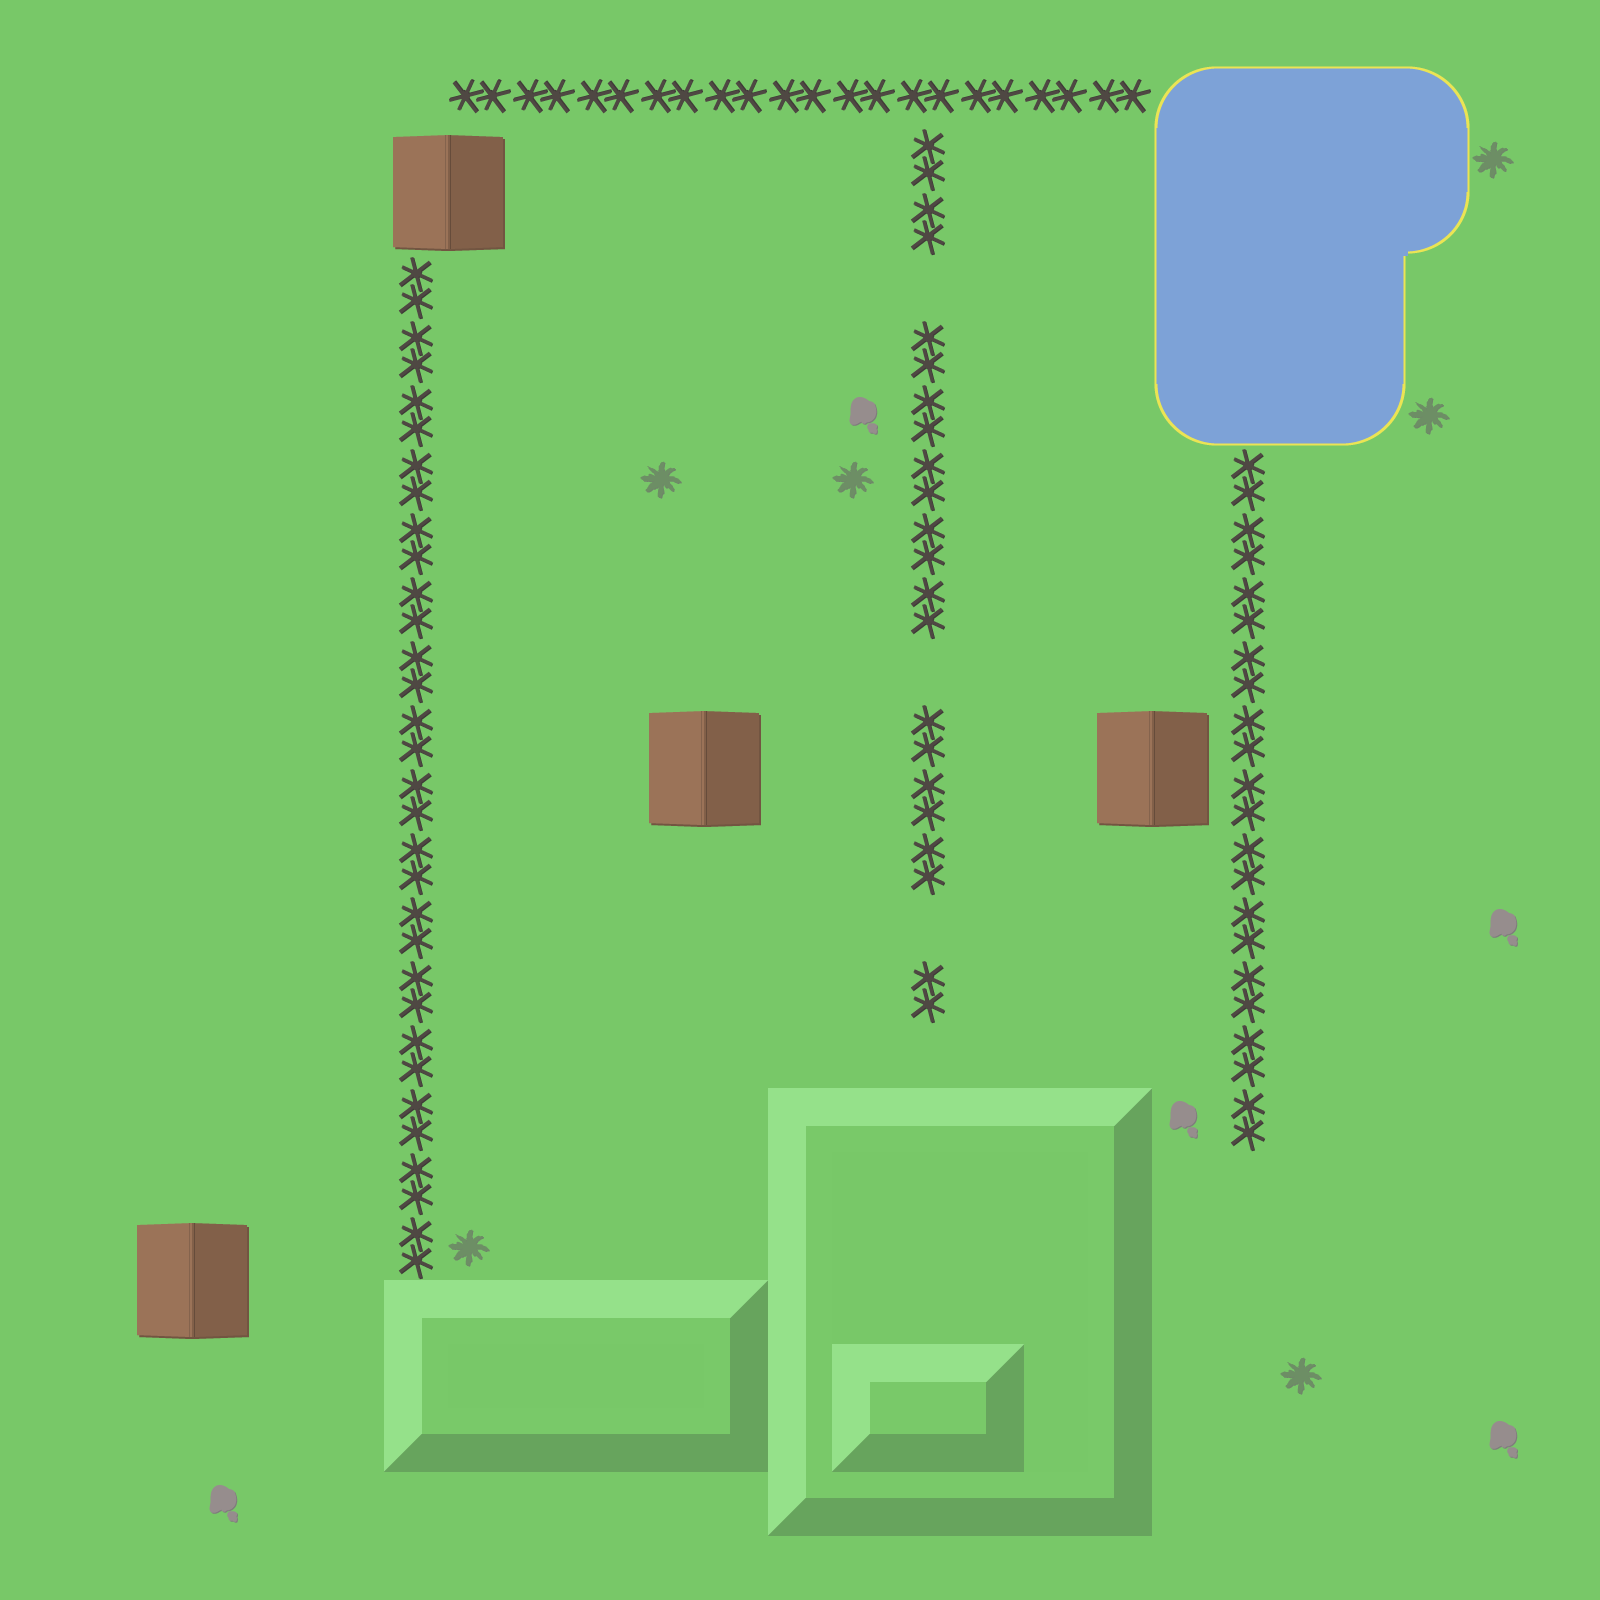

The image is a tile-based game level rendered from a .tmx file. Its description and complete source (layers, tilesets, objects, tile grids) follow:
An orthogonal 25x25 tile map with 64x64 px tiles, 2 tile layers (backgroundLayer, blockedLayer) and 1 object.

<map version="1.0" orientation="orthogonal" renderorder="right-down" width="25" height="25" tilewidth="64" tileheight="64">
 <tileset firstgid="1" name="tiles" tilewidth="64" tileheight="64" spacing="5">
  <image source="../tilemap/tiles.png" width="685" height="340" />
 </tileset>
 <layer name="backgroundLayer" width="25" height="25">
  <data encoding="csv">
1,1,1,1,1,1,1,1,1,1,1,1,1,1,1,1,1,1,1,1,1,1,1,1,1,
1,1,1,1,1,1,1,1,1,1,1,1,1,1,1,1,1,1,1,1,1,1,1,1,1,
1,1,1,1,1,1,1,1,1,1,1,1,1,1,1,1,1,1,1,1,1,1,1,1,1,
1,1,1,1,1,1,1,1,1,1,1,1,1,1,1,1,1,1,1,1,1,1,1,1,1,
1,1,1,1,1,1,1,1,1,1,1,1,1,1,1,1,1,1,1,1,1,1,1,1,1,
1,1,1,1,1,1,1,1,1,1,1,1,1,1,1,1,1,1,1,1,1,1,1,1,1,
1,1,1,1,1,1,1,1,1,1,1,1,1,1,1,1,1,1,1,1,1,1,1,1,1,
1,1,1,1,1,1,1,1,1,1,1,1,1,1,1,1,1,1,1,1,1,1,1,1,1,
1,1,1,1,1,1,1,1,1,1,1,1,1,1,1,1,1,1,1,1,1,1,1,1,1,
1,1,1,1,1,1,1,1,1,1,1,1,1,1,1,1,1,1,1,1,1,1,1,1,1,
1,1,1,1,1,1,1,1,1,1,1,1,1,1,1,1,1,1,1,1,1,1,1,1,1,
1,1,1,1,1,1,1,1,1,1,1,1,1,1,1,1,1,1,1,1,1,1,1,1,1,
1,1,1,1,1,1,1,1,1,1,1,1,1,1,1,1,1,1,1,1,1,1,1,1,1,
1,1,1,1,1,1,1,1,1,1,1,1,1,1,1,1,1,1,1,1,1,1,1,1,1,
1,1,1,1,1,1,1,1,1,1,1,1,1,1,1,1,1,1,1,1,1,1,1,1,1,
1,1,1,1,1,1,1,1,1,1,1,1,1,1,1,1,1,1,1,1,1,1,1,1,1,
1,1,1,1,1,1,1,1,1,1,1,1,1,1,1,1,1,1,1,1,1,1,1,1,1,
1,1,1,1,1,1,1,1,1,1,1,1,1,1,1,1,1,1,1,1,1,1,1,1,1,
1,1,1,1,1,1,1,1,1,1,1,1,1,1,1,1,1,1,1,1,1,1,1,1,1,
1,1,1,1,1,1,1,1,1,1,1,1,1,1,1,1,1,1,1,1,1,1,1,1,1,
1,1,1,1,1,1,1,1,1,1,1,1,1,1,1,1,1,1,1,1,1,1,1,1,1,
1,1,1,1,1,1,1,1,1,1,1,1,1,1,1,1,1,1,1,1,1,1,1,1,1,
1,1,1,1,1,1,1,1,1,1,1,1,1,1,1,1,1,1,1,1,1,1,1,1,1,
1,1,1,1,1,1,1,1,1,1,1,1,1,1,1,1,1,1,1,1,1,1,1,1,1,
1,1,1,1,1,1,1,1,1,1,1,1,1,1,1,1,1,1,1,1,1,1,1,1,1
</data>
 </layer>
 <objectgroup name="objectsLayer">
  <object x="1344" y="248" width="14" height="330" />
 </objectgroup>
 <layer name="blockedLayer" width="25" height="25">
  <data encoding="csv">
0,0,0,0,0,0,0,0,0,0,0,0,0,0,0,0,0,0,0,0,0,0,0,0,0,
0,0,0,0,0,0,0,35,35,35,35,35,35,35,35,35,35,35,13,16,16,16,12,0,0,
0,0,0,0,0,0,21,22,0,0,0,0,0,0,34,0,0,0,18,11,11,11,19,33,0,
0,0,0,0,0,0,31,32,0,0,0,0,0,0,34,0,0,0,18,11,11,11,15,0,0,
0,0,0,0,0,0,34,0,0,0,0,0,0,0,0,0,0,0,18,11,11,19,0,0,0,
0,0,0,0,0,0,34,0,0,0,0,0,0,0,34,0,0,0,18,11,11,19,0,0,0,
0,0,0,0,0,0,34,0,0,0,0,0,0,23,34,0,0,0,14,17,17,15,33,0,0,
0,0,0,0,0,0,34,0,0,0,33,0,0,33,34,0,0,0,0,34,0,0,0,0,0,
0,0,0,0,0,0,34,0,0,0,0,0,0,0,34,0,0,0,0,34,0,0,0,0,0,
0,0,0,0,0,0,34,0,0,0,0,0,0,0,34,0,0,0,0,34,0,0,0,0,0,
0,0,0,0,0,0,34,0,0,0,0,0,0,0,0,0,0,0,0,34,0,0,0,0,0,
0,0,0,0,0,0,34,0,0,0,21,22,0,0,34,0,0,21,22,34,0,0,0,0,0,
0,0,0,0,0,0,34,0,0,0,31,32,0,0,34,0,0,31,32,34,0,0,0,0,0,
0,0,0,0,0,0,34,0,0,0,0,0,0,0,34,0,0,0,0,34,0,0,0,0,0,
0,0,0,0,0,0,34,0,0,0,0,0,0,0,0,0,0,0,0,34,0,0,0,23,0,
0,0,0,0,0,0,34,0,0,0,0,0,0,0,34,0,0,0,0,34,0,0,0,0,0,
0,0,0,0,0,0,34,0,0,0,0,0,0,0,0,0,0,0,0,34,0,0,0,0,0,
0,0,0,0,0,0,34,0,0,0,0,0,43,47,47,47,47,44,23,34,0,0,0,0,0,
0,0,0,0,0,0,34,0,0,0,0,0,46,1,1,1,1,45,0,0,0,0,0,0,0,
0,0,21,22,0,0,34,33,0,0,0,0,46,1,1,1,1,45,0,0,0,0,0,0,0,
0,0,31,32,0,0,43,47,47,47,47,44,46,1,1,1,1,45,0,0,0,0,0,0,0,
0,0,0,0,0,0,46,0,0,0,0,45,46,43,47,44,1,45,0,0,33,0,0,0,0,
0,0,0,0,0,0,41,48,48,48,48,42,46,41,48,42,1,45,0,0,0,0,0,23,0,
0,0,0,23,0,0,0,0,0,0,0,0,41,48,48,48,48,42,0,0,0,0,0,0,0,
0,0,0,0,0,0,0,0,0,0,0,0,0,0,0,0,0,0,0,0,0,0,0,0,0
</data>
 </layer>
</map>